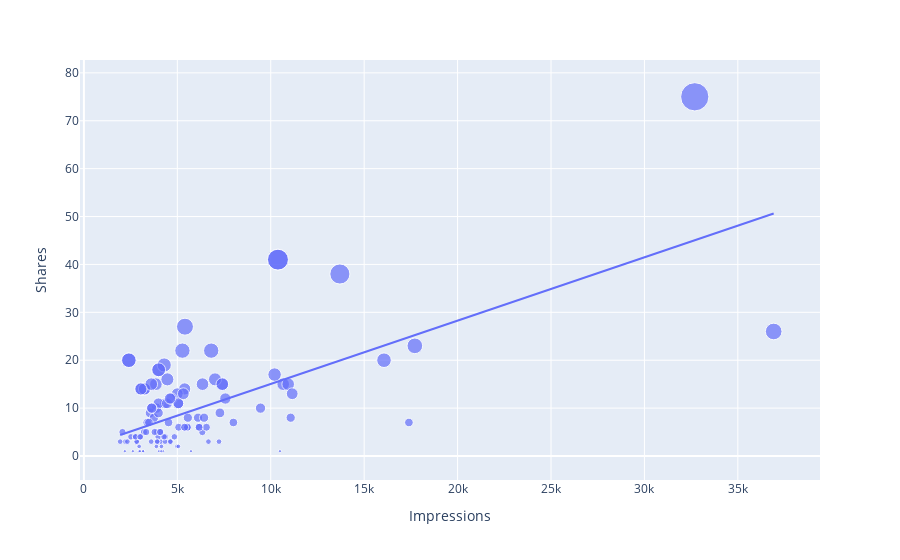

The notebook cell this image was saved under:
### Code cell
px.scatter(data_frame=df,x='Impressions',y='Shares', size='Shares',trendline='ols')
